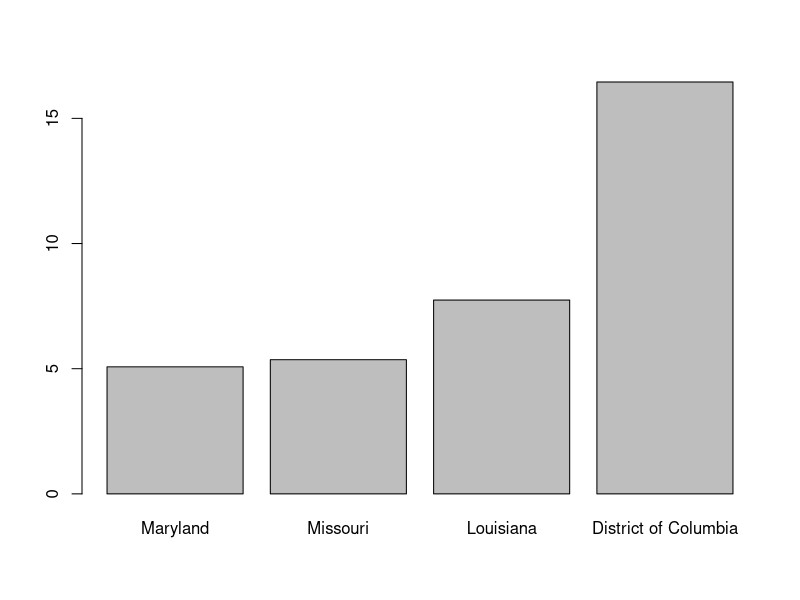
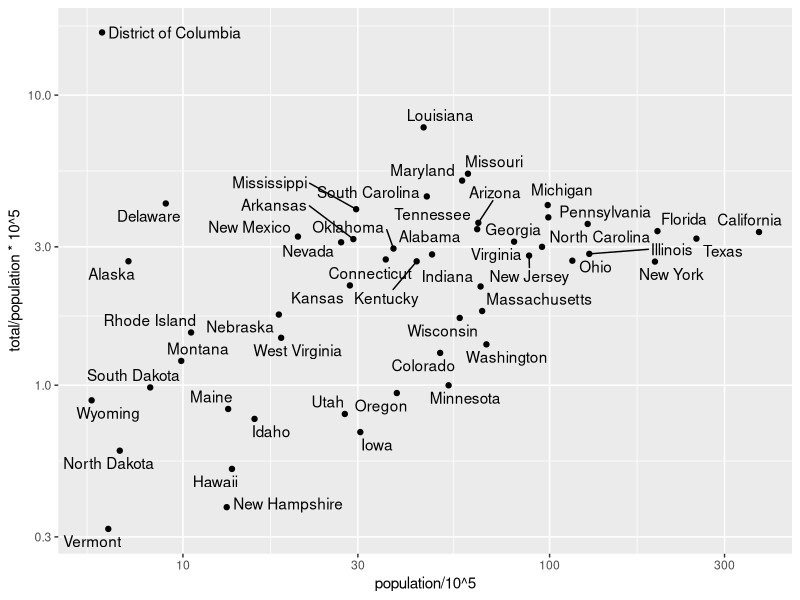

Write R code to recreate these figures, in order.
## ---- chunk 1
knitr::opts_chunk$set(echo = TRUE)
## ---- chunk 2
# Load the required packages
# install.packages(c("dslabs", "dplyr", "ggplot2", "lubridate"))
library(dslabs)
library(dplyr)
library(ggplot2)
library(lubridate)
## ---- chunk 3
data("murders")
head(murders, 2)
## ---- chunk 4
mat <- matrix(1:50, 10, 5)
mat[5:8, c(2, 5)]
## ---- chunk 5
compute_s_n <- function(n){
  n*log(x = n+5)/(n^(1/2))
}
sapply(10:20, compute_s_n)
## ---- chunk 6
library(dslabs)
library(dplyr)
library(ggplot2)
data("murders")
## ---- chunk 7
murders |> 
  mutate(rate = total/population*10^5) |> 
  filter(rate>5) |> 
  select(state, abb, total, rate)
  
## ---- chunk 8
# create dummy data
data <- data.frame(
  murders |> mutate(rate = total/population*10^5) |> filter(rate>5) |> arrange(rate)
)
barplot(height = data$rate, names=data$state) 
## ---- chunk 9
murders |> 
  mutate(rate = total/population*10^5) |> 
  filter(population<5000000 & rate < 3.0) |> 
  select(abb, total, rate) |> 
  slice_min(rate, n=3)
## ---- chunk 10
murders |> 
  mutate(population_group = ifelse(population <= median(population), "Above median population", "Below median population")) |> 
  group_by(population_group) |> 
  summarize(average_murder_rate = sum(total)/sum(population)*10^5)
  
## ---- chunk 11
install.packages("ggrepel", "ggthemes")
library("ggrepel", "ggthemes")

murders |> 
  ggplot(aes(population/10^5, total/population*10^5)) + 
  geom_point() + 
  geom_text_repel(aes(label = state), max.overlaps = Inf) + 
  scale_x_log10() +
  scale_y_log10()
  labs(x="Population in milions(log scale)", y="Murder rate per 100,000 people", 
       title="US Gun Murder rate in 2010 for each state")

## ---- chunk 12
library(dslabs)
library(dplyr)
library(ggplot2)
data("gapminder")
## ---- chunk 13

## ---- chunk 14

## ---- chunk 15
library(dplyr)
library(ggplot2)
library(lubridate)  # for timestamps
data("storms")
## ---- chunk 16

## ---- chunk 17
# (1) Whole dataset

## ---- chunk 18
# (2) By year

## ---- chunk 19

## ---- chunk 20

## ---- chunk 21
library(dplyr)
library(ggplot2)
library(lubridate)
## ---- chunk 22

## ---- chunk 23

## ---- chunk 24

## ---- chunk 25
# (1) Whole dataset

## ---- chunk 26
# (2) By countries and territories

## ---- chunk 27
# (3) By continents

## ---- chunk 28

## ---- chunk 29

## ---- chunk 30

## ---- chunk 31

## ---- chunk 32

## ---- chunk 33
